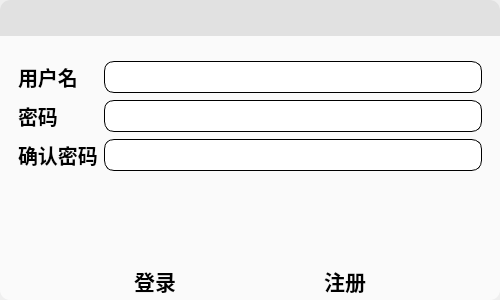
<?xml version="1.0" encoding="UTF-8"?>
<ui version="4.0">
 <class>Register</class>
 <widget class="QWidget" name="Register">
  <property name="geometry">
   <rect>
    <x>0</x>
    <y>0</y>
    <width>500</width>
    <height>300</height>
   </rect>
  </property>
  <property name="windowTitle">
   <string>Form</string>
  </property>
  <layout class="QGridLayout" name="gridLayout">
   <property name="leftMargin">
    <number>0</number>
   </property>
   <property name="topMargin">
    <number>0</number>
   </property>
   <property name="rightMargin">
    <number>0</number>
   </property>
   <property name="bottomMargin">
    <number>0</number>
   </property>
   <item row="0" column="0">
    <widget class="QFrame" name="frame">
     <property name="styleSheet">
      <string notr="true">QFrame#frame{
	border:none;
	border-radius:10px;
	background-color: rgb(250, 250, 250);
}</string>
     </property>
     <property name="frameShape">
      <enum>QFrame::StyledPanel</enum>
     </property>
     <property name="frameShadow">
      <enum>QFrame::Raised</enum>
     </property>
     <layout class="QVBoxLayout" name="verticalLayout" stretch="1,6,1">
      <property name="leftMargin">
       <number>0</number>
      </property>
      <property name="topMargin">
       <number>0</number>
      </property>
      <property name="rightMargin">
       <number>0</number>
      </property>
      <property name="bottomMargin">
       <number>0</number>
      </property>
      <item>
       <widget class="QFrame" name="frame_5">
        <property name="styleSheet">
         <string notr="true">QFrame#frame_5{
	border:none;
	background-color: rgb(225, 225, 225);
	border-top-right-radius:10px;
	border-top-left-radius:10px;
}</string>
        </property>
        <property name="frameShape">
         <enum>QFrame::StyledPanel</enum>
        </property>
        <property name="frameShadow">
         <enum>QFrame::Raised</enum>
        </property>
        <layout class="QHBoxLayout" name="horizontalLayout_3" stretch="8,1,1,1">
         <property name="leftMargin">
          <number>0</number>
         </property>
         <property name="topMargin">
          <number>0</number>
         </property>
         <property name="rightMargin">
          <number>0</number>
         </property>
         <property name="bottomMargin">
          <number>0</number>
         </property>
         <item>
          <spacer name="horizontalSpacer">
           <property name="orientation">
            <enum>Qt::Horizontal</enum>
           </property>
           <property name="sizeHint" stdset="0">
            <size>
             <width>40</width>
             <height>20</height>
            </size>
           </property>
          </spacer>
         </item>
         <item>
          <widget class="QToolButton" name="minButton">
           <property name="sizePolicy">
            <sizepolicy hsizetype="Preferred" vsizetype="Preferred">
             <horstretch>0</horstretch>
             <verstretch>0</verstretch>
            </sizepolicy>
           </property>
           <property name="styleSheet">
            <string notr="true">QToolButton:hover{
	background-color: rgb(150, 150, 150);
	border-radius: 10px;
}</string>
           </property>
           <property name="text">
            <string/>
           </property>
           <property name="icon">
            <iconset resource="res.qrc">
             <normaloff>:/resource/min.png</normaloff>:/resource/min.png</iconset>
           </property>
           <property name="autoRaise">
            <bool>true</bool>
           </property>
          </widget>
         </item>
         <item>
          <widget class="QToolButton" name="maxButton">
           <property name="sizePolicy">
            <sizepolicy hsizetype="Preferred" vsizetype="Preferred">
             <horstretch>0</horstretch>
             <verstretch>0</verstretch>
            </sizepolicy>
           </property>
           <property name="styleSheet">
            <string notr="true">QToolButton:hover{
	background-color: rgb(150, 150, 150);
	border-radius: 10px;
}</string>
           </property>
           <property name="text">
            <string/>
           </property>
           <property name="icon">
            <iconset resource="res.qrc">
             <normaloff>:/resource/max1.png</normaloff>:/resource/max1.png</iconset>
           </property>
           <property name="autoRaise">
            <bool>true</bool>
           </property>
          </widget>
         </item>
         <item>
          <widget class="QToolButton" name="closeButton">
           <property name="sizePolicy">
            <sizepolicy hsizetype="Preferred" vsizetype="Preferred">
             <horstretch>0</horstretch>
             <verstretch>0</verstretch>
            </sizepolicy>
           </property>
           <property name="styleSheet">
            <string notr="true">QToolButton:hover{
	background-color: rgb(255, 0, 0);
	border-radius: 10px;
}</string>
           </property>
           <property name="text">
            <string/>
           </property>
           <property name="icon">
            <iconset resource="res.qrc">
             <normaloff>:/resource/close.png</normaloff>:/resource/close.png</iconset>
           </property>
           <property name="autoRaise">
            <bool>true</bool>
           </property>
          </widget>
         </item>
        </layout>
       </widget>
      </item>
      <item>
       <widget class="QStackedWidget" name="stackedWidget">
        <property name="currentIndex">
         <number>1</number>
        </property>
        <widget class="QWidget" name="page">
         <layout class="QGridLayout" name="gridLayout_3" rowstretch="2,1">
          <item row="0" column="0">
           <widget class="QWidget" name="widget_2" native="true">
            <layout class="QGridLayout" name="gridLayout_2">
             <item row="0" column="0">
              <widget class="QLabel" name="label">
               <property name="font">
                <font>
                 <family>楷体</family>
                 <pointsize>15</pointsize>
                 <weight>75</weight>
                 <bold>true</bold>
                </font>
               </property>
               <property name="text">
                <string>用户名</string>
               </property>
              </widget>
             </item>
             <item row="0" column="1">
              <widget class="QLineEdit" name="lineEdit">
               <property name="font">
                <font>
                 <family>楷体</family>
                 <pointsize>15</pointsize>
                </font>
               </property>
              </widget>
             </item>
             <item row="1" column="0">
              <widget class="QLabel" name="label_2">
               <property name="font">
                <font>
                 <family>楷体</family>
                 <pointsize>15</pointsize>
                 <weight>75</weight>
                 <bold>true</bold>
                </font>
               </property>
               <property name="text">
                <string>密码</string>
               </property>
              </widget>
             </item>
             <item row="1" column="1">
              <widget class="QLineEdit" name="lineEdit_2">
               <property name="font">
                <font>
                 <family>楷体</family>
                 <pointsize>15</pointsize>
                </font>
               </property>
               <property name="text">
                <string/>
               </property>
               <property name="echoMode">
                <enum>QLineEdit::Password</enum>
               </property>
              </widget>
             </item>
            </layout>
           </widget>
          </item>
          <item row="1" column="0">
           <spacer name="verticalSpacer">
            <property name="orientation">
             <enum>Qt::Vertical</enum>
            </property>
            <property name="sizeHint" stdset="0">
             <size>
              <width>20</width>
              <height>40</height>
             </size>
            </property>
           </spacer>
          </item>
         </layout>
        </widget>
        <widget class="QWidget" name="page_2">
         <layout class="QGridLayout" name="gridLayout_6" rowstretch="2,1" rowminimumheight="0,0">
          <item row="0" column="0">
           <widget class="QWidget" name="widget_3" native="true">
            <layout class="QGridLayout" name="gridLayout_4" rowstretch="0,0,0">
             <item row="2" column="1">
              <widget class="QLineEdit" name="lineEdit_5">
               <property name="font">
                <font>
                 <family>楷体</family>
                 <pointsize>15</pointsize>
                </font>
               </property>
               <property name="styleSheet">
                <string notr="true">border:1px solid rgb(0,0,0);
border-radius:10px;</string>
               </property>
               <property name="echoMode">
                <enum>QLineEdit::Password</enum>
               </property>
              </widget>
             </item>
             <item row="2" column="0">
              <widget class="QLabel" name="label_5">
               <property name="font">
                <font>
                 <family>楷体</family>
                 <pointsize>15</pointsize>
                 <weight>75</weight>
                 <bold>true</bold>
                </font>
               </property>
               <property name="text">
                <string>确认密码</string>
               </property>
              </widget>
             </item>
             <item row="1" column="1">
              <widget class="QLineEdit" name="lineEdit_4">
               <property name="font">
                <font>
                 <family>楷体</family>
                 <pointsize>15</pointsize>
                </font>
               </property>
               <property name="styleSheet">
                <string notr="true">border:1px solid rgb(0,0,0);
border-radius:10px;</string>
               </property>
               <property name="echoMode">
                <enum>QLineEdit::Password</enum>
               </property>
              </widget>
             </item>
             <item row="1" column="0">
              <widget class="QLabel" name="label_4">
               <property name="font">
                <font>
                 <family>楷体</family>
                 <pointsize>15</pointsize>
                 <weight>75</weight>
                 <bold>true</bold>
                </font>
               </property>
               <property name="text">
                <string>密码</string>
               </property>
              </widget>
             </item>
             <item row="0" column="0">
              <widget class="QLabel" name="label_3">
               <property name="font">
                <font>
                 <family>楷体</family>
                 <pointsize>15</pointsize>
                 <weight>75</weight>
                 <bold>true</bold>
                </font>
               </property>
               <property name="text">
                <string>用户名</string>
               </property>
              </widget>
             </item>
             <item row="0" column="1">
              <widget class="QLineEdit" name="lineEdit_3">
               <property name="font">
                <font>
                 <family>楷体</family>
                 <pointsize>15</pointsize>
                </font>
               </property>
               <property name="styleSheet">
                <string notr="true">border:1px solid rgb(0,0,0);
border-radius:10px;</string>
               </property>
              </widget>
             </item>
            </layout>
           </widget>
          </item>
          <item row="1" column="0">
           <spacer name="verticalSpacer_2">
            <property name="orientation">
             <enum>Qt::Vertical</enum>
            </property>
            <property name="sizeHint" stdset="0">
             <size>
              <width>20</width>
              <height>40</height>
             </size>
            </property>
           </spacer>
          </item>
         </layout>
        </widget>
       </widget>
      </item>
      <item>
       <widget class="QWidget" name="widget" native="true">
        <layout class="QHBoxLayout" name="horizontalLayout">
         <property name="leftMargin">
          <number>0</number>
         </property>
         <property name="topMargin">
          <number>0</number>
         </property>
         <property name="rightMargin">
          <number>0</number>
         </property>
         <property name="bottomMargin">
          <number>0</number>
         </property>
         <item>
          <spacer name="horizontalSpacer_2">
           <property name="orientation">
            <enum>Qt::Horizontal</enum>
           </property>
           <property name="sizeHint" stdset="0">
            <size>
             <width>40</width>
             <height>20</height>
            </size>
           </property>
          </spacer>
         </item>
         <item>
          <widget class="QToolButton" name="loginButton">
           <property name="sizePolicy">
            <sizepolicy hsizetype="Preferred" vsizetype="Preferred">
             <horstretch>0</horstretch>
             <verstretch>0</verstretch>
            </sizepolicy>
           </property>
           <property name="font">
            <font>
             <family>楷体</family>
             <pointsize>16</pointsize>
             <weight>75</weight>
             <bold>true</bold>
            </font>
           </property>
           <property name="styleSheet">
            <string notr="true">QToolButton:hover{
	background-color: rgb(225, 225, 225);
	border-radius: 10px;
}</string>
           </property>
           <property name="text">
            <string>登录</string>
           </property>
           <property name="autoRaise">
            <bool>true</bool>
           </property>
          </widget>
         </item>
         <item>
          <spacer name="horizontalSpacer_4">
           <property name="orientation">
            <enum>Qt::Horizontal</enum>
           </property>
           <property name="sizeHint" stdset="0">
            <size>
             <width>40</width>
             <height>20</height>
            </size>
           </property>
          </spacer>
         </item>
         <item>
          <widget class="QToolButton" name="regButton">
           <property name="sizePolicy">
            <sizepolicy hsizetype="Preferred" vsizetype="Preferred">
             <horstretch>0</horstretch>
             <verstretch>0</verstretch>
            </sizepolicy>
           </property>
           <property name="font">
            <font>
             <family>楷体</family>
             <pointsize>16</pointsize>
             <weight>75</weight>
             <bold>true</bold>
            </font>
           </property>
           <property name="styleSheet">
            <string notr="true">QToolButton:hover{
	background-color: rgb(225, 225, 225);
	border-radius: 10px;
}</string>
           </property>
           <property name="text">
            <string>注册</string>
           </property>
           <property name="autoRaise">
            <bool>true</bool>
           </property>
          </widget>
         </item>
         <item>
          <spacer name="horizontalSpacer_3">
           <property name="orientation">
            <enum>Qt::Horizontal</enum>
           </property>
           <property name="sizeHint" stdset="0">
            <size>
             <width>40</width>
             <height>20</height>
            </size>
           </property>
          </spacer>
         </item>
        </layout>
       </widget>
      </item>
     </layout>
    </widget>
   </item>
  </layout>
 </widget>
 <resources>
  <include location="res.qrc"/>
 </resources>
 <connections/>
</ui>
